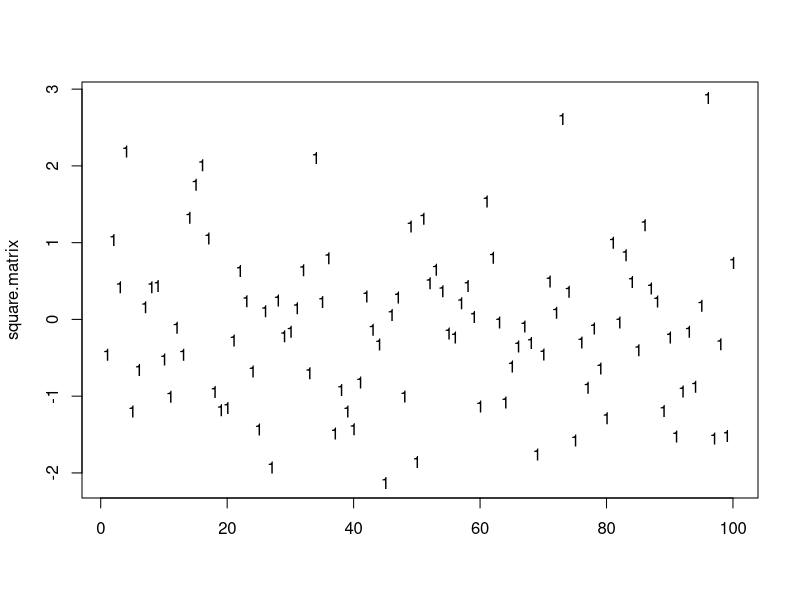

This chart was generated by the following R code: (Note: this script raises an error after producing the figure.)
Matrix <- matrix(NA, nrow=5, ncol=5)
Matrix <- function(x)
square.step <- matrix(NA,nrow=((x*2)+1),ncol=((x*2)+1))
square.matrix <- rnorm(100,mean=0,sd=1)
matplot(square.matrix)

square.matrix[1,3] <- rnorm(1)
square.matrix[3,1] <- rnorm(1)
square.matrix[3,3] <- rnorm(1)
square.matrix[2,2] <- mean(rnorm(1))

image(square.matrix)
